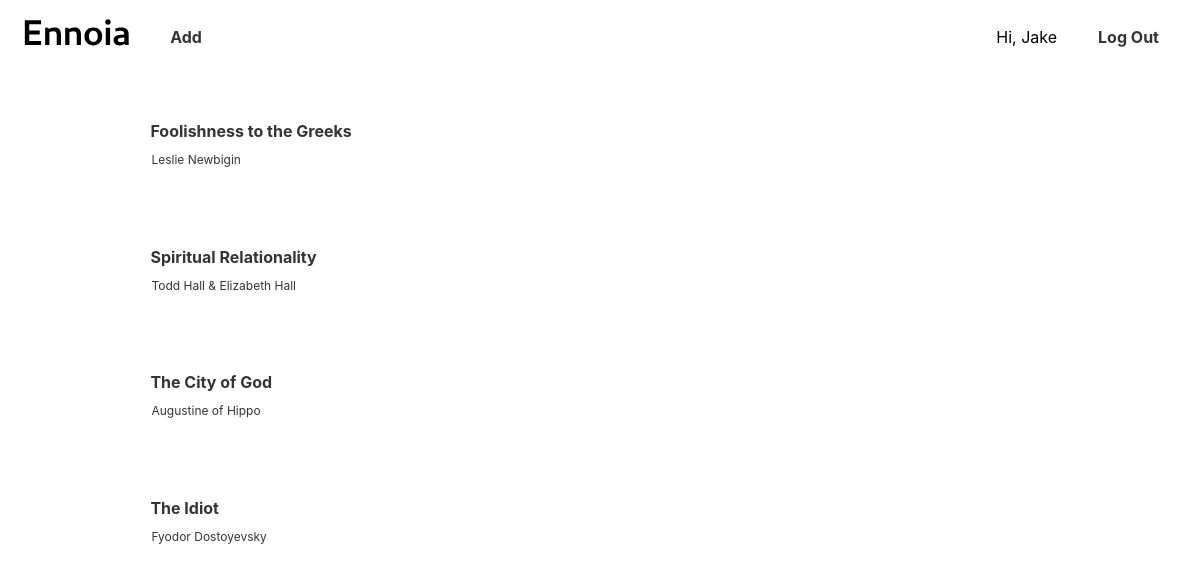
Screenshot of / (signed in) with the database file from the repository.
### tables this page shows
CREATE TABLE user (
    id INTEGER PRIMARY KEY AUTOINCREMENT,
    username TEXT UNIQUE NOT NULL,
    password TEXT NOT NULL
);

CREATE TABLE book (
        id INTEGER PRIMARY KEY AUTOINCREMENT,
        author TEXT NOT NULL,
        title TEXT NOT NULL,
        notes TEXT,
        added DATETIME DEFAULT CURRENT_TIMESTAMP
    );

### bookshelf/books.py (the view)
@bp.route('/')
@login_required
def books():
   db = get_db()
   library = db.execute(
     'SELECT book.id, book.author, book.title, book.notes, date(book.added) as added'
     ' FROM book'
     ' ORDER BY book.id DESC'
   ).fetchall()
   return render_template('library/index.html', list=library)

### bookshelf/auth.py (called while the page is built)
def login_required(view):
    @wraps(view)
    def wrapped_view(**kwargs):
        if g.user is None:
            return redirect(url_for('auth.login'))
        return view(**kwargs)
    return wrapped_view

@bp.before_app_request
def load_user():
    user_id = session.get('user_id')
    if user_id is None:
        g.user = None
    else:
        g.user = (
            get_db().execute('SELECT * FROM user WHERE id = ?', (user_id,)).fetchone()
        )

### bookshelf/db.py (called while the page is built)
def get_db():
    if 'db' not in g:
        g.db = sqlite3.connect(
            current_app.config['DATABASE'],
            detect_types=sqlite3.PARSE_DECLTYPES
        )
        g.db.row_factory = sqlite3.Row
    return g.db

### bookshelf/templates/library/index.html (shortened to what this page needs)
{% extends 'base.html' %}
{%block menu%}
      {% if g.user %}
         <p><a href='{{ url_for('books.add') }}' class='add-button'>Add</a></p>
         <div class='user-name'>
            <p>Hi, {{g.user['username']}}</p>
         </div>
         <p><a href='{{ url_for('auth.logout') }}' class='logout-button'>Log Out</a></p>
      {% endif %}
{% endblock %}
{% block content %}
   <div class='index-container'>
      {% for book in list %}
         <article>
               <a href='{{ url_for('books.view_book', id=book['id'], slug=book['title']) }}' class='book-card'>
                  <p class='book-card-title'>{{ book['title'] }}</p>
                  <p class='book-card-author'>{{ book['author'] }}</p>
               </a>
         </article>
      {% endfor %}
   </div>
{% endblock %}

### bookshelf/templates/base.html (shortened to what this page needs)
<!DOCTYPE html>
<html>
   <head>
      <link rel='stylesheet' href='{{ url_for('static', filename='styles.css') }}'>
   </head>
   {% if not is_login and not is_create %}
      <nav>
         <a href='{{ url_for('books.books') }}' class='logo'>
            <img src='{{ url_for('static', filename='Ennoia.svg') }}' alt='Ennoia logo'>
         </a>
         {% block menu %}
         {% endblock %}
      </nav>
   {% endif %}
   <body>
      <div class ='app-container'>
         <main>
            {% block content %}
            {% endblock %}
         </main>
      </div>
   </body>
</html>

### bookshelf/static/styles.css (style rules this page uses)
html { font-family: -apple-system, BlinkMacSystemFont, 'Segoe UI', Roboto, Oxygen, Ubuntu, Cantarell, 'Open Sans', 'Helvetica Neue', sans-serif;; }
.app-container { display: flex; flex-direction: row; min-height: 550px; }
main { display: flex; width: 100%; }
article { flex: 1; }
nav { display: flex; }
.logo { display: flex; align-items: center; align-content: center; justify-content: center; align-self: center; margin-bottom: .5em; margin-left: 1em; }
.user-name { margin-left: auto; margin-right: .5em; display: flex; align-items: center; align-content: center; justify-content: center; align-self: center; }
.add-button { display: flex; align-items: center; align-content: center; justify-content: center; align-self: center; margin-left: 1.5em; border-radius: 5px; width: 66px; height: 25px; text-align: center; font-size: 12pt; font-weight: bold; text-decoration: none; color: #333533; }
.logout-button { margin-left: .5em; margin-right: 1em; display: flex; align-items: center; align-content: center; justify-content: center; align-self: center; margin-left: 1em; border-radius: 5px; width: 95px; height: 25px; text-align: center; font-size: 12pt; font-weight: bold; text-decoration: none; color: #333533; }
.index-container { display: grid; grid-template-rows: repeat(auto-fill, minmax(100px, 1fr)); grid-gap: 1em; width: 80%; max-width: 1200px; padding: 1em; margin: 1em auto; justify-content: left; }
.book-card { display: flex; flex-direction: column; border-radius: 5px; margin: 1em; text-decoration: none; color: #333533; }
.book-card-title { font-size: 12pt; font-weight: bold; margin: .5em; text-align: left; }
.book-card-author { font-size: 9pt; font-weight: normal; margin: .75em; text-align: left; margin-top: .25em; }

### rows the page displays
user: user.username "Jake"
book: title "Foolishness to the Greeks", author "Leslie Newbigin"
book: title "Spiritual Relationality", author "Todd Hall & Elizabeth Hall"
book: title "The City of God", author "Augustine of Hippo"
book: title "The Idiot", author "Fyodor Dostoyevsky"
